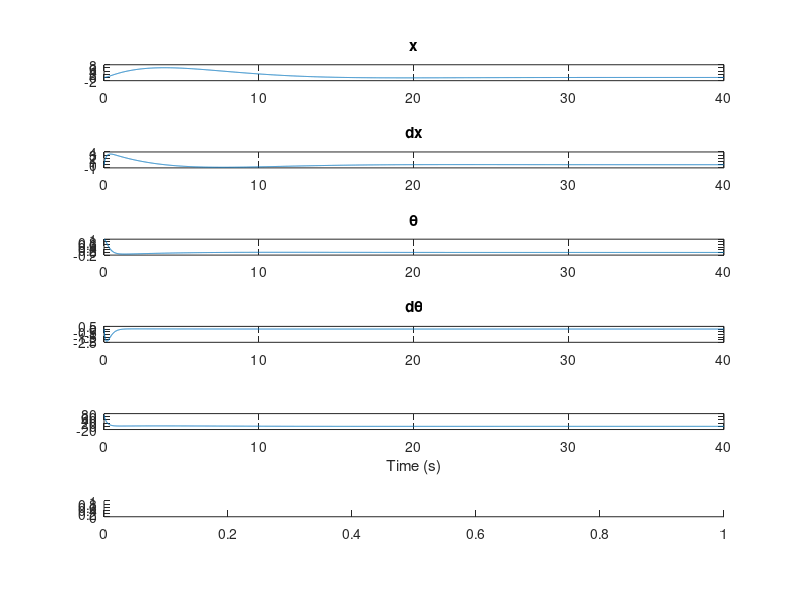

Source code (MATLAB): (Note: this script raises an error after producing the figure.)

%% Problem 2

clear; 

% initial condition
x0 = [0; 0; 1; 0];

% constants 
M = 2;
m = 1;
L = 0.5;
g = 9.81;
A = [0,     1,      0,              0;
     0,     0,      -(m*g)/M,       0;
     0,     0,      0,              1;
     0,     0,      g*(M+m)/(M*L),  0];
B = [ 0; 1/M; 0; -1/(M*L)];
C = [1,     0,      0,      0;
     0,     0,      1,      0];
D = 0;

% ------------------------------------------------------------------------
% Part 2.1

% Q and R
Q = diag([1, 1, 5, 5]);
R = 1;

% K infinity and Atilde 
[K_LQR_1, S_1, eVal_1] = lqr(A,B,Q,R);
Atilde = (A - B*K_LQR_1);

% ------------------------------------------------------------------------
% Part 2.2

% Define Q and R
Q = diag([1, 1, 10, 10]);
R = 15;

% K infinity and Atilde 
[K_LQR_2, S_2, eVal_2] = lqr(A,B,Q,R);
Atilde = (A - B*K_LQR_2);

% propagate state x(t) = Phi(t,t0)*x0, where Phi is state transition matrix
t = 0:0.01:40; 
X = []; 
u = []; 
for ii=1:numel(t)
    
    xk = expm(Atilde*t(ii))*x0; 
    uk = -K_LQR_1 * xk; 

    X = [X xk];
    u = [u; uk];
    
end

% ------------------------------------------------------------------------
% Plot 

stitle = {'x','dx', '\theta','d\theta'};

ftitle = 'Problem 3 - Infinite Horizon LQR'; 
figure('name', ftitle, 'position', [100 100 700 700]);

for i = 1:length(x0)
    ax = subplot(6,1,i);
    plot(t,X(i,:))
    title(stitle{i})
end
subplot(6,1,5)
    plot(t, u); 
    xlabel('Time (s)')
subplot(6,1,6) 
    txt = { sprintf('2.1: K_{LQR} = [%.5g, %.5g, %.5g, %.5g]',  ... 
            K_LQR_1(1), K_LQR_1(2), K_LQR_1(3), K_LQR_1(4)); ... 
            sprintf('eig(Atilde) = [%.5g + j%.5g, %.5g + j%.5g, %.5g + j%.5g, %.5g + j%.5g]', ... 
            real(eVal_1(1)), imag(eVal_1(1)), real(eVal_1(2)), imag(eVal_1(2)), real(eVal_1(3)), imag(eVal_1(3)), real(eVal_1(4)), imag(eVal_1(4)) ) ; ... 
            ''; 
            sprintf('2.2: K_{LQR} = [%.5g, %.5g, %.5g, %.5g]',  ... 
            K_LQR_2(1), K_LQR_2(2), K_LQR_2(3), K_LQR_2(4)); ... 
            sprintf('eig(Atilde) = [%.5g + j%.5g, %.5g + j%.5g, %.5g + j%.5g, %.5g + j%.5g]', ... 
            real(eVal_2(1)), imag(eVal_2(1)), real(eVal_2(2)), imag(eVal_2(2)), real(eVal_2(3)), imag(eVal_2(3)), real(eVal_2(4)), imag(eVal_2(4)) ) ; ... 
            }; 
    plt_txt(txt) 
sgtitle(ftitle) 


